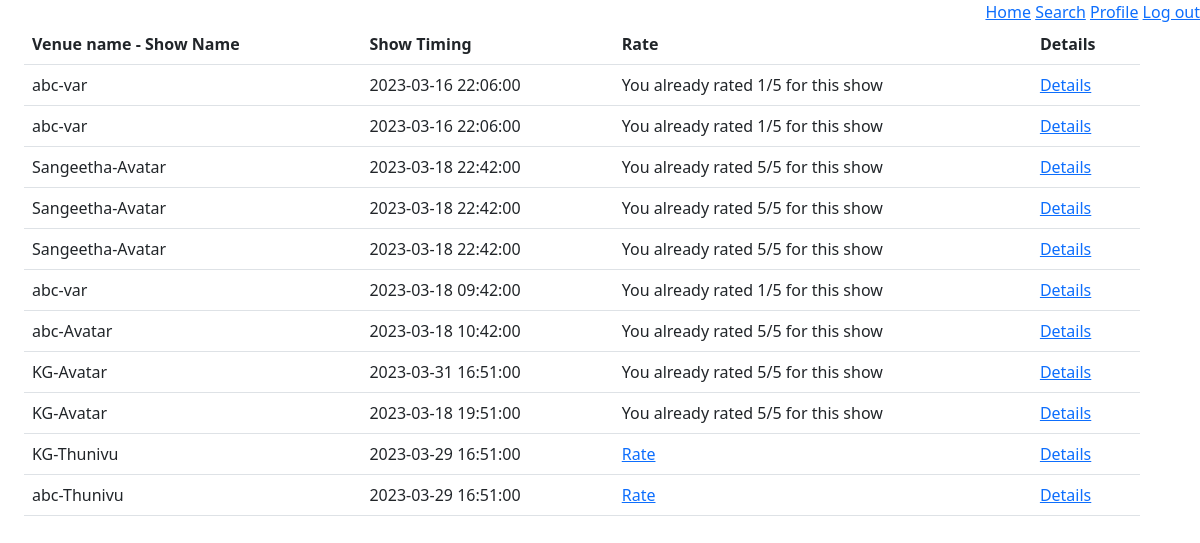
The app's page /user/1/bookings with its own data.
### models/module.py (models this page shows)
class Venue(db.Model):
    venue_id = db.Column(db.Integer, autoincrement=True, primary_key=True)
    venue_name = db.Column(db.String(), nullable=False)
    place = db.Column(db.String())
    location = db.Column(db.String(), nullable=False)
    max_capacity = db.Column(db.Integer, nullable=False)
    fare2D = db.Column(db.Integer, nullable=False)
    fare3D = db.Column(db.Integer, nullable=False)
    venueShows = db.relationship("Show",
                                 backref="venues",
                                 secondary="show_venue")

class Show(db.Model):
    show_id = db.Column(db.Integer, autoincrement=True, primary_key=True)
    show_name = db.Column(db.String(), unique=True, nullable=False)
    min_fare = db.Column(db.Integer, nullable=False)
    duration = db.Column(db.Integer, nullable=False)
    is3d = db.Column(db.Boolean, nullable=False)
    tags = db.relationship("Showtag", backref="shows")

class ShowVenue(db.Model):
    sv_id = db.Column(db.Integer, autoincrement=True, primary_key=True)
    show_id = db.Column(db.Integer,
                        db.ForeignKey("show.show_id"),
                        nullable=False)
    venue_id = db.Column(db.Integer,
                         db.ForeignKey("venue.venue_id"),
                         nullable=False)
    time = db.Column(db.DateTime, nullable=False)

### application/controllers/userBookings.py (the view)
@app.route("/user/<int:userID>/bookings", methods={"GET", "POST"})
def myBookings(userID):
    currentUser = Users.query.get(userID)
    userBooking = BookingDetails.query.filter_by(user_id=userID)
    final = []
    for eachBooking in userBooking:
        currentShowVenue = ShowVenue.query.get(eachBooking.sv_id)
        currentShow = Show.query.get(currentShowVenue.show_id)
        currentVenue = Venue.query.get(currentShowVenue.venue_id)
        rate1 = Rating.query.filter_by(user_id=userID,
                                       show_id=currentShow.show_id).all()
        json = {}
        json['venue_name'] = currentVenue.venue_name
        json['show_id'] = currentShow.show_id
        json['bookingID'] = eachBooking.booking_id  # having issue need a fix
        json['show_name'] = currentShow.show_name
        json['time'] = currentShowVenue.time
        json['showStatus'] = 'completed' if currentShowVenue.time + timedelta(
            minutes=currentShow.duration) <= datetime.now() else 'notCompleted'
        final.append(json)
        json['rated'] = rate1[0].rating if len(rate1) > 0 else 'notRated'
    return render_template('allBooking.html', userId=userID, bookings=final)

### templates/allBooking.html (shortened to what this page needs)
<!DOCTYPE html>
<html>
  <head>
    <link
      href="https://cdn.jsdelivr.net/npm/bootstrap@5.3.0-alpha1/dist/css/bootstrap.min.css"
      rel="stylesheet"
    />
    <link
      rel="stylesheet"
      href="https://cdnjs.cloudflare.com/ajax/libs/font-awesome/4.7.0/css/font-awesome.min.css"
    />
  </head>
  <body>
    <div style="text-align: right">
      <a href="/user/{{userId}}/home">Home</a>
      <a href="/user/{{userId}}/search">Search</a>
      <a href="/user/{{userId}}/profile">Profile</a>
      <a href="/">Log out</a>
    </div>
    <div style="margin-left: 1%" class="container">
      <table class="table">
        <tr>
          <th scope="col">Venue name - Show Name</th>
          <th scope="col">Show Timing</th>
          <th scope="col">Rate</th>
          <th scope="col">Details</th>
        </tr>
        {%for each in bookings%}
        <tr>
          <td>{{each.venue_name}}-{{each.show_name}}</td>
          <td>{{each.time}}</td>
          <td>
            {%if each.rated!='notRated'%}
            <label>You already rated {{each.rated}}/5 for this show</label>
            {%elif each.showStatus=='completed'%}
            <a href="/user/{{userId}}/rate/{{each.show_id}}" name="rate"
              >Rate</a
            >
            {%else%}
            <label>You can rate for this show when it completed</label>
            {%endif%}
          </td>
          <td>
            <a href="/user/{{userId}}/details/{{each.bookingID}}" name="details"
              >Details</a
            >
          </td>
        </tr>
        {%endfor%}
      </table>
    </div>
  </body>
</html>

### records on screen
Venue: venue_name "abc" "abc" "abc" "abc" "abc"
Show: show_name "var" "var" "var"
ShowVenue: time "2023-03-16 22:06:00" "2023-03-16 22:06:00"
Venue: venue_name "Sangeetha" "Sangeetha" "Sangeetha"
Show: show_name "Avatar" "Avatar" "Avatar" "Avatar" "Avatar" "Avatar"
ShowVenue: time "2023-03-18 22:42:00" "2023-03-18 22:42:00" "2023-03-18 22:42:00"
ShowVenue: time "2023-03-18 09:42:00"
ShowVenue: time "2023-03-18 10:42:00"
Venue: venue_name "KG" "KG" "KG"
ShowVenue: time "2023-03-31 16:51:00"
ShowVenue: time "2023-03-18 19:51:00"
Show: show_name "Thunivu" "Thunivu"
ShowVenue: time "2023-03-29 16:51:00"
ShowVenue: time "2023-03-29 16:51:00"

### other values on screen
{{ each.rated }} "1" "1" "5" "5" "5" "1" "5" "5" "5"
